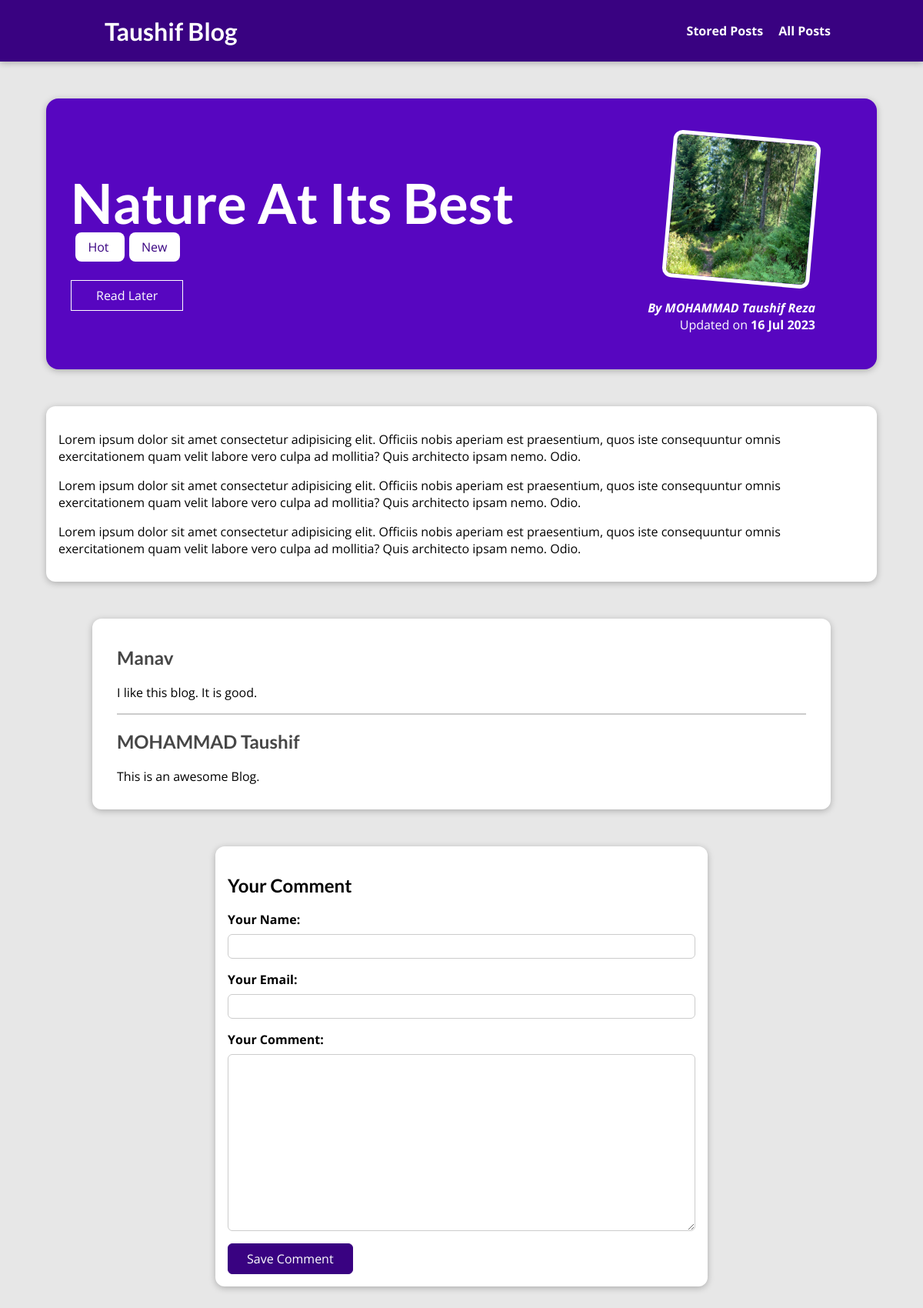
The page /posts/nature-at-its-best on the database its author committed.
### blog/models.py (models this page shows, shortened)
class Post(models.Model):
    title = models.CharField(max_length=150)
    excerpt = models.CharField(max_length=200)
    image = models.ImageField(upload_to="posts", null=True)
    date = models.DateField(auto_now=True)
    slug = models.SlugField(unique=True, db_index=True)
    content = models.TextField(validators=[MinLengthValidator(10)])
    author = models.ForeignKey(
        Author, on_delete=models.SET_NULL, null=True, related_name="posts")
    tag = models.ManyToManyField(Tag)

class Tag(models.Model):
    caption = models.CharField(max_length=100)
    def __str__(self):
        return self.caption

class Author(models.Model):
    first_name = models.CharField(max_length=100)
    last_name = models.CharField(max_length=100)
    email_address = models.EmailField()
    def __str__(self):
        return f"{self.first_name} {self.last_name}"

class Comment(models.Model):
    user_name = models.CharField(max_length=120)
    user_email = models.EmailField()
    text = models.TextField(max_length=400)
    post = models.ForeignKey(
        Post, on_delete=models.CASCADE, related_name="comments")

### blog/views.py (the view, shortened to what this page needs)
# urls.py: path("posts/<slug:slug>", views.SinglePostView.as_view(),
class SinglePostView(View):
    def is_stored_post(self, request, post_id):
        stored_posts = request.session.get("stored_posts")
        if stored_posts is not None:
            is_save_for_later = post_id in stored_posts
        else:
            is_save_for_later = False
        return is_save_for_later
    def get(self, request, slug):
        post = Post.objects.get(slug=slug)
        context = {
            "post": post,
            "post_tag": post.tag.all(),
            "comment_form": CommentForm(),
            "comments": post.comments.all().order_by("-id"),
            "save_for_later": self.is_stored_post(request, post.id)
        }
        return render(request, "blog/post-detail.html", context)

### blog/form.py
class CommentForm(forms.ModelForm):
    class Meta:
        model = Comment
        exclude = ["post"]
        labels = {
            "user_name": "Your Name",
            "user_email": "Your Email",
            "text": "Your Comment",
        }

### blog/templates/blog/post-detail.html (shortened to what this page needs)
{% extends 'base.html' %}
{% load static %}
{% block css_files %}
<link rel="stylesheet" href="{% static "blog/post-detail.css" %}">
{% endblock %}
{% block content %}
<section id="summary">
    <h2>{{ post.title }}</h2>
    {% for tag in post_tag %}
    <span class="tag">
        {{ tag }}
    </span>
    {% endfor %}
    <div id="read-later">
        <form action="{% url 'read-later' %}" method="POST">
            <button>
                {% if save_for_later %}
                    Remove from "Read Later" List
                {%  else  %}
                    Read Later
                {% endif %}
            </button>
        </form>
    </div>
    <article>
        <img src="{{ post.image.url }}" alt="{{post.title}}">
        <address>By <a href="mailto:{{ post.author.email_address}}">{{ post.author }}</a></address>
        <div>Updated on <time>{{ post.date|date:"d M Y" }}</time> </div>
    </article>
</section>
<main>
    <p>
        {{ post.content|linebreaks }}
    </p>
</main>
{% if comments %}
    <section id="comments">
        <ul>
            {% for comments in comments %}
                <li>
                    <h2>
                        {{ comments.user_name }}
                    </h2>
                    <p>
                        {{ comments.text | linebreaks }}
                    </p>
                </li>
            {% endfor %}
        </ul>
    </section>
{% endif %}
<section id="comment-form">
    <h2>Your Comment</h2>
    <form action="{% url "post-detail-page" post.slug %}" method="POST">
        {% for form_field in comment_form %}
            <div class="form-control {% if form_field.error %}invalid{% endif %}">
                {{ form_field.label_tag }}
                {{ form_field }}
            </div>
        {% endfor %}
        <button>Save Comment</button>
    </form>
</section>
{% endblock %}

### templates/base.html (shortened to what this page needs)
{% load static %}
<!DOCTYPE html>
<html lang="en">
  <head>
    <link rel="stylesheet" href="{% static "app.css" %}">
    {% block css_files %}{% endblock %}
  </head>
  <body>
    <header id="main-navigation">
      <h1><a href="{% url 'starting-page' %}">Taushif Blog</a></h1>
      <nav>
        <a href="{% url 'read-later' %}">Stored Posts</a>
          <a href="{% url 'posts-page' %}">All Posts</a>
      </nav>
  </header>
    {% block content %}{% endblock %}
  </body>
</html>

### static/app.css (style rules this page uses)
* { box-sizing: border-box; }
html { font-family: 'Open Sans', 'Lato', sans-serif; }
body { margin: 0; }
h1, h2, h3 { font-family: 'Lato', sans-serif; font-weight: bold; }
#main-navigation { width: 100%; height: 5rem; display: flex; justify-content: space-between; align-items: center; padding: 0 10%; position: absolute; top: 0; left: 0; }
#main-navigation a { text-decoration: none; color: white; font-weight: bold; margin-left: 1rem; }

### blog/static/blog/post-detail.css (style rules this page uses)
body { background-color: #e7e7e7; }
#main-navigation { background-color: #390281; box-shadow: 0 2px 8px rgba(0, 0, 0, 0.25); }
#summary { margin: 8rem auto 3rem auto; padding: 2rem; width: 90%; max-width: 90rem; border-radius: 16px; background-color: #5706c0; position: relative; box-shadow: 0 2px 8px rgba(0, 0, 0, 0.25); height: 22rem; }
#summary h2 { color: white; font-size: 4.5rem; margin-bottom: 0.25rem; }
#summary article { position: absolute; top: 2rem; right: 3rem; padding: 1rem 2rem; border-radius: 12px; text-align: right; color: white; }
#summary article img { width: 12rem; height: 12rem; border-radius: 12px; transform: rotateZ(5deg); border: 5px solid white; margin-bottom: 1rem; }
#summary address { font-weight: bold; }
#summary a { color: white; text-decoration: none; }
#summary time { font-weight: bold; }
#read-later { margin: 2rem 0; }
#read-later button { background-color: transparent; border: 1px solid white; padding: 0.5rem 2rem; font: inherit; color: white; cursor: pointer; }
main { width: 90%; max-width: 90rem; margin: 3rem auto; background-color: white; padding: 1rem; border-radius: 12px; box-shadow: 0 2px 8px rgba(0, 0, 0, 0.25); }
.tag { background-color: white; color: #390281; padding: 0.5rem 1rem; border-radius: 8px; margin-left: 0.4rem; }
#comment-form { margin: 3rem auto; width: 90%; max-width: 40rem; border-radius: 12px; background-color: white; box-shadow: 0 2px 8px rgba(0, 0, 0, 0.25); padding: 1rem; }
#comment-form button { font: inherit; background-color: #390281; color: white; border: 1px solid #390281; padding: 0.5rem 1.5rem; border-radius: 6px; cursor: pointer; }
.form-control { margin-bottom: 1rem; }
.form-control label { font-weight: bold; margin-bottom: 0.5rem; display: block; }
.form-control input, .form-control textarea { display: block; width: 100%; font: inherit; padding: 0.25rem; border-radius: 6px; border: 1px solid #ccc; }
#comments { margin: 3rem auto; width: 90%; max-width: 60rem; border-radius: 12px; background-color: white; box-shadow: 0 2px 8px rgba(0, 0, 0, 0.25); padding: 1rem 2rem; }
#comments ul { list-style: none; margin: 0; padding: 0; }
#comments li { margin-bottom: 1rem; border-bottom: 2px solid #ccc; }
#comments li:last-of-type { border-bottom: none; }
#comments h2 { color: #464646; }

### rows shown on the page
Post: title "Nature At Its Best", image (picture), author "MOHAMMAD Taushif Reza", date "16 Jul 2023", content "Lorem ipsum dolor sit amet consectetur adipisicing elit. Officiis nobis aperiam est praesentium, quos iste consequuntur omnis exercitationem quam velit labore vero culpa ad mollitia? Quis architecto ipsam nemo. Odio. Lorem ipsum dolor sit amet consectetur adipisicing elit. Officiis nobis aperiam est praesentium, quos iste consequuntur omnis exercitationem quam velit labore vero culpa ad mollitia? Quis architecto ipsam nemo. Odio. Lorem ipsum dolor sit amet consectetur adipisicing elit. Officiis nobis aperiam est praesentium, quos iste consequuntur omnis exercitationem quam velit labore vero culpa ad mollitia? Quis architecto ipsam nemo. Odio."
Tag: caption "Hot"
Tag: caption "New"
Comment: user_name "Manav", text "I like this blog. It is good."
Comment: user_name "MOHAMMAD Taushif", text "This is an awesome Blog."
